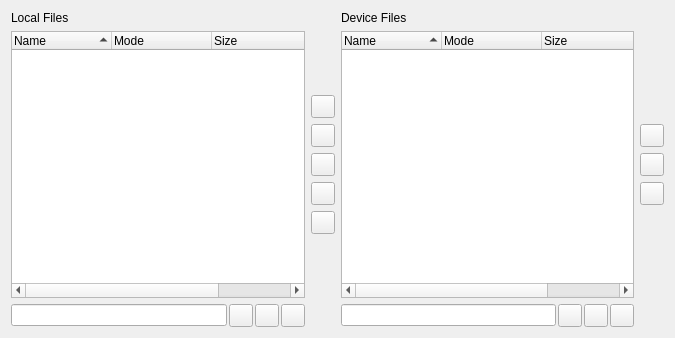
<?xml version="1.0" encoding="UTF-8"?>
<ui version="4.0">
 <class>MicroPythonFileManagerWidget</class>
 <widget class="QWidget" name="MicroPythonFileManagerWidget">
  <property name="geometry">
   <rect>
    <x>0</x>
    <y>0</y>
    <width>675</width>
    <height>338</height>
   </rect>
  </property>
  <layout class="QGridLayout" name="gridLayout">
   <item row="0" column="0">
    <widget class="QLabel" name="label">
     <property name="sizePolicy">
      <sizepolicy hsizetype="Expanding" vsizetype="Preferred">
       <horstretch>0</horstretch>
       <verstretch>0</verstretch>
      </sizepolicy>
     </property>
     <property name="text">
      <string>Local Files</string>
     </property>
    </widget>
   </item>
   <item row="0" column="2">
    <widget class="QLabel" name="label_2">
     <property name="sizePolicy">
      <sizepolicy hsizetype="Expanding" vsizetype="Preferred">
       <horstretch>0</horstretch>
       <verstretch>0</verstretch>
      </sizepolicy>
     </property>
     <property name="text">
      <string>Device Files</string>
     </property>
    </widget>
   </item>
   <item row="0" column="3">
    <widget class="EricLed" name="deviceConnectedLed" native="true"/>
   </item>
   <item row="1" column="0">
    <widget class="QTreeWidget" name="localFileTreeWidget">
     <property name="contextMenuPolicy">
      <enum>Qt::CustomContextMenu</enum>
     </property>
     <property name="alternatingRowColors">
      <bool>true</bool>
     </property>
     <property name="sortingEnabled">
      <bool>true</bool>
     </property>
     <attribute name="headerShowSortIndicator" stdset="0">
      <bool>true</bool>
     </attribute>
     <column>
      <property name="text">
       <string>Name</string>
      </property>
     </column>
     <column>
      <property name="text">
       <string>Mode</string>
      </property>
     </column>
     <column>
      <property name="text">
       <string>Size</string>
      </property>
     </column>
     <column>
      <property name="text">
       <string>Time</string>
      </property>
     </column>
    </widget>
   </item>
   <item row="1" column="1">
    <layout class="QVBoxLayout" name="verticalLayout">
     <item>
      <spacer name="verticalSpacer_2">
       <property name="orientation">
        <enum>Qt::Vertical</enum>
       </property>
       <property name="sizeHint" stdset="0">
        <size>
         <width>20</width>
         <height>26</height>
        </size>
       </property>
      </spacer>
     </item>
     <item>
      <widget class="QToolButton" name="syncButton">
       <property name="toolTip">
        <string>Press to sync the local directory to the device directory</string>
       </property>
      </widget>
     </item>
     <item>
      <widget class="QToolButton" name="putButton">
       <property name="toolTip">
        <string>Press to copy the selected file to the device</string>
       </property>
      </widget>
     </item>
     <item>
      <widget class="QToolButton" name="putAsButton">
       <property name="toolTip">
        <string>Press to copy the selected file to the device with a new name</string>
       </property>
      </widget>
     </item>
     <item>
      <widget class="QToolButton" name="getButton">
       <property name="toolTip">
        <string>Press to copy the selected file from the device</string>
       </property>
      </widget>
     </item>
     <item>
      <widget class="QToolButton" name="getAsButton">
       <property name="toolTip">
        <string>Press to copy the selected file from the device with a new name</string>
       </property>
      </widget>
     </item>
     <item>
      <spacer name="verticalSpacer">
       <property name="orientation">
        <enum>Qt::Vertical</enum>
       </property>
       <property name="sizeHint" stdset="0">
        <size>
         <width>20</width>
         <height>26</height>
        </size>
       </property>
      </spacer>
     </item>
    </layout>
   </item>
   <item row="1" column="2">
    <widget class="QTreeWidget" name="deviceFileTreeWidget">
     <property name="contextMenuPolicy">
      <enum>Qt::CustomContextMenu</enum>
     </property>
     <property name="alternatingRowColors">
      <bool>true</bool>
     </property>
     <property name="sortingEnabled">
      <bool>true</bool>
     </property>
     <attribute name="headerShowSortIndicator" stdset="0">
      <bool>true</bool>
     </attribute>
     <column>
      <property name="text">
       <string>Name</string>
      </property>
     </column>
     <column>
      <property name="text">
       <string>Mode</string>
      </property>
     </column>
     <column>
      <property name="text">
       <string>Size</string>
      </property>
     </column>
     <column>
      <property name="text">
       <string>Time</string>
      </property>
     </column>
    </widget>
   </item>
   <item row="1" column="3">
    <layout class="QVBoxLayout" name="verticalLayout_2">
     <item>
      <spacer name="verticalSpacer_4">
       <property name="orientation">
        <enum>Qt::Vertical</enum>
       </property>
       <property name="sizeHint" stdset="0">
        <size>
         <width>20</width>
         <height>40</height>
        </size>
       </property>
      </spacer>
     </item>
     <item>
      <widget class="QToolButton" name="openButton">
       <property name="toolTip">
        <string>Press to open the selected file of the device in an editor.</string>
       </property>
      </widget>
     </item>
     <item>
      <widget class="QToolButton" name="saveButton">
       <property name="toolTip">
        <string>Press to save the current editor to the selected file on the device.</string>
       </property>
      </widget>
     </item>
     <item>
      <widget class="QToolButton" name="saveAsButton">
       <property name="toolTip">
        <string>Press to save the current editor to a new file on the device.</string>
       </property>
      </widget>
     </item>
     <item>
      <spacer name="verticalSpacer_3">
       <property name="orientation">
        <enum>Qt::Vertical</enum>
       </property>
       <property name="sizeHint" stdset="0">
        <size>
         <width>20</width>
         <height>40</height>
        </size>
       </property>
      </spacer>
     </item>
    </layout>
   </item>
   <item row="2" column="0">
    <layout class="QHBoxLayout" name="horizontalLayout">
     <property name="spacing">
      <number>2</number>
     </property>
     <item>
      <widget class="QLineEdit" name="localCwd">
       <property name="readOnly">
        <bool>true</bool>
       </property>
      </widget>
     </item>
     <item>
      <widget class="QToolButton" name="localUpButton">
       <property name="toolTip">
        <string>Press to move one directory level up</string>
       </property>
      </widget>
     </item>
     <item>
      <widget class="QToolButton" name="localHomeButton">
       <property name="toolTip">
        <string>Press to move to the configured home directory</string>
       </property>
      </widget>
     </item>
     <item>
      <widget class="QToolButton" name="localReloadButton">
       <property name="toolTip">
        <string>Press to reload the list</string>
       </property>
      </widget>
     </item>
    </layout>
   </item>
   <item row="2" column="2">
    <layout class="QHBoxLayout" name="horizontalLayout_2">
     <property name="spacing">
      <number>2</number>
     </property>
     <item>
      <widget class="QLineEdit" name="deviceCwd">
       <property name="readOnly">
        <bool>true</bool>
       </property>
      </widget>
     </item>
     <item>
      <widget class="QToolButton" name="deviceUpButton">
       <property name="toolTip">
        <string>Press to move one directory level up</string>
       </property>
      </widget>
     </item>
     <item>
      <widget class="QToolButton" name="deviceHomeButton">
       <property name="toolTip">
        <string>Press to move to the device workspace directory</string>
       </property>
      </widget>
     </item>
     <item>
      <widget class="QToolButton" name="deviceReloadButton">
       <property name="toolTip">
        <string>Press to reload the list</string>
       </property>
      </widget>
     </item>
    </layout>
   </item>
  </layout>
 </widget>
 <customwidgets>
  <customwidget>
   <class>EricLed</class>
   <extends>QWidget</extends>
   <header>eric7/EricWidgets/EricLed.h</header>
   <container>1</container>
  </customwidget>
 </customwidgets>
 <tabstops>
  <tabstop>localFileTreeWidget</tabstop>
  <tabstop>deviceFileTreeWidget</tabstop>
  <tabstop>syncButton</tabstop>
  <tabstop>putButton</tabstop>
  <tabstop>putAsButton</tabstop>
  <tabstop>getButton</tabstop>
  <tabstop>getAsButton</tabstop>
  <tabstop>localCwd</tabstop>
  <tabstop>localUpButton</tabstop>
  <tabstop>localHomeButton</tabstop>
  <tabstop>localReloadButton</tabstop>
  <tabstop>deviceCwd</tabstop>
  <tabstop>deviceUpButton</tabstop>
  <tabstop>deviceHomeButton</tabstop>
  <tabstop>deviceReloadButton</tabstop>
 </tabstops>
 <resources/>
 <connections/>
</ui>
